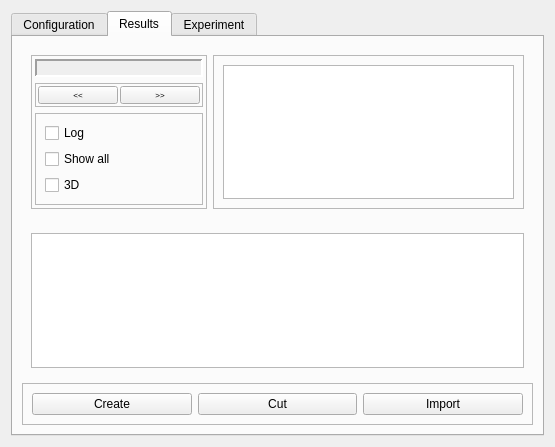
<?xml version="1.0" encoding="UTF-8"?>
<ui version="4.0">
 <class>Experiment</class>
 <widget class="QDialog" name="Experiment">
  <property name="geometry">
   <rect>
    <x>0</x>
    <y>0</y>
    <width>555</width>
    <height>447</height>
   </rect>
  </property>
  <property name="windowTitle">
   <string>Dialog</string>
  </property>
  <layout class="QHBoxLayout" name="horizontalLayout">
   <item>
    <widget class="QTabWidget" name="tabWidget">
     <property name="tabPosition">
      <enum>QTabWidget::North</enum>
     </property>
     <property name="currentIndex">
      <number>1</number>
     </property>
     <widget class="QWidget" name="config_tab">
      <attribute name="title">
       <string>Configuration</string>
      </attribute>
      <layout class="QVBoxLayout" name="verticalLayout">
       <item>
        <widget class="QFrame" name="frame">
         <property name="frameShape">
          <enum>QFrame::NoFrame</enum>
         </property>
         <property name="frameShadow">
          <enum>QFrame::Raised</enum>
         </property>
         <property name="lineWidth">
          <number>0</number>
         </property>
         <layout class="QVBoxLayout" name="verticalLayout_2">
          <item>
           <widget class="QPushButton" name="pushButton">
            <property name="text">
             <string>Import</string>
            </property>
           </widget>
          </item>
          <item>
           <widget class="QPushButton" name="pushButton_2">
            <property name="text">
             <string>Export</string>
            </property>
           </widget>
          </item>
          <item>
           <widget class="QGroupBox" name="groupBox">
            <property name="title">
             <string>Experiment properties</string>
            </property>
            <layout class="QHBoxLayout" name="horizontalLayout_3">
             <property name="leftMargin">
              <number>2</number>
             </property>
             <property name="topMargin">
              <number>2</number>
             </property>
             <property name="rightMargin">
              <number>2</number>
             </property>
             <property name="bottomMargin">
              <number>2</number>
             </property>
             <item>
              <widget class="QTableView" name="config_table"/>
             </item>
            </layout>
           </widget>
          </item>
         </layout>
        </widget>
       </item>
      </layout>
     </widget>
     <widget class="QWidget" name="results_tab">
      <attribute name="title">
       <string>Results</string>
      </attribute>
      <layout class="QVBoxLayout" name="verticalLayout_3">
       <item>
        <widget class="QFrame" name="graph_frame">
         <property name="frameShape">
          <enum>QFrame::NoFrame</enum>
         </property>
         <property name="frameShadow">
          <enum>QFrame::Raised</enum>
         </property>
         <layout class="QHBoxLayout" name="horizontalLayout_4">
          <item>
           <widget class="QFrame" name="frame_5">
            <property name="frameShape">
             <enum>QFrame::StyledPanel</enum>
            </property>
            <property name="frameShadow">
             <enum>QFrame::Raised</enum>
            </property>
            <layout class="QVBoxLayout" name="verticalLayout_6" stretch="0,3,0">
             <property name="leftMargin">
              <number>3</number>
             </property>
             <property name="topMargin">
              <number>3</number>
             </property>
             <property name="rightMargin">
              <number>3</number>
             </property>
             <property name="bottomMargin">
              <number>3</number>
             </property>
             <item>
              <widget class="QLabel" name="gen_count_label">
               <property name="enabled">
                <bool>true</bool>
               </property>
               <property name="sizePolicy">
                <sizepolicy hsizetype="Minimum" vsizetype="Minimum">
                 <horstretch>0</horstretch>
                 <verstretch>0</verstretch>
                </sizepolicy>
               </property>
               <property name="whatsThis">
                <string>Current population</string>
               </property>
               <property name="autoFillBackground">
                <bool>true</bool>
               </property>
               <property name="frameShape">
                <enum>QFrame::Panel</enum>
               </property>
               <property name="frameShadow">
                <enum>QFrame::Sunken</enum>
               </property>
               <property name="lineWidth">
                <number>2</number>
               </property>
               <property name="text">
                <string/>
               </property>
               <property name="textFormat">
                <enum>Qt::RichText</enum>
               </property>
               <property name="scaledContents">
                <bool>false</bool>
               </property>
               <property name="alignment">
                <set>Qt::AlignCenter</set>
               </property>
              </widget>
             </item>
             <item>
              <widget class="QFrame" name="frame_6">
               <property name="frameShape">
                <enum>QFrame::StyledPanel</enum>
               </property>
               <property name="frameShadow">
                <enum>QFrame::Raised</enum>
               </property>
               <layout class="QHBoxLayout" name="horizontalLayout_5">
                <property name="spacing">
                 <number>2</number>
                </property>
                <property name="leftMargin">
                 <number>2</number>
                </property>
                <property name="topMargin">
                 <number>2</number>
                </property>
                <property name="rightMargin">
                 <number>2</number>
                </property>
                <property name="bottomMargin">
                 <number>2</number>
                </property>
                <item>
                 <widget class="QPushButton" name="prev_gen_button">
                  <property name="font">
                   <font>
                    <pointsize>6</pointsize>
                   </font>
                  </property>
                  <property name="text">
                   <string>&lt;&lt;</string>
                  </property>
                  <property name="iconSize">
                   <size>
                    <width>8</width>
                    <height>8</height>
                   </size>
                  </property>
                 </widget>
                </item>
                <item>
                 <widget class="QPushButton" name="next_gen_button">
                  <property name="font">
                   <font>
                    <pointsize>6</pointsize>
                   </font>
                  </property>
                  <property name="text">
                   <string>&gt;&gt;</string>
                  </property>
                  <property name="iconSize">
                   <size>
                    <width>8</width>
                    <height>8</height>
                   </size>
                  </property>
                  <property name="autoDefault">
                   <bool>true</bool>
                  </property>
                 </widget>
                </item>
               </layout>
              </widget>
             </item>
             <item>
              <widget class="QFrame" name="frame_4">
               <property name="frameShape">
                <enum>QFrame::StyledPanel</enum>
               </property>
               <property name="frameShadow">
                <enum>QFrame::Raised</enum>
               </property>
               <layout class="QVBoxLayout" name="verticalLayout_4">
                <item>
                 <widget class="QCheckBox" name="log_check">
                  <property name="text">
                   <string>Log</string>
                  </property>
                 </widget>
                </item>
                <item>
                 <widget class="QCheckBox" name="show_all_check">
                  <property name="text">
                   <string>Show all</string>
                  </property>
                 </widget>
                </item>
                <item>
                 <widget class="QCheckBox" name="dimension_check">
                  <property name="text">
                   <string>3D</string>
                  </property>
                 </widget>
                </item>
               </layout>
              </widget>
             </item>
            </layout>
           </widget>
          </item>
          <item>
           <widget class="QFrame" name="indiv_graph_frame">
            <property name="frameShape">
             <enum>QFrame::StyledPanel</enum>
            </property>
            <property name="frameShadow">
             <enum>QFrame::Raised</enum>
            </property>
            <layout class="QHBoxLayout" name="horizontalLayout_2">
             <item>
              <widget class="QTextEdit" name="textEdit"/>
             </item>
            </layout>
           </widget>
          </item>
         </layout>
        </widget>
       </item>
       <item>
        <widget class="QFrame" name="frame_3">
         <property name="frameShape">
          <enum>QFrame::NoFrame</enum>
         </property>
         <property name="frameShadow">
          <enum>QFrame::Raised</enum>
         </property>
         <layout class="QVBoxLayout" name="verticalLayout_5">
          <item>
           <widget class="QTableView" name="db_view"/>
          </item>
         </layout>
        </widget>
       </item>
       <item>
        <widget class="QFrame" name="frame_7">
         <property name="frameShape">
          <enum>QFrame::StyledPanel</enum>
         </property>
         <property name="frameShadow">
          <enum>QFrame::Raised</enum>
         </property>
         <layout class="QHBoxLayout" name="horizontalLayout_6">
          <item>
           <widget class="QPushButton" name="pushButton_5">
            <property name="text">
             <string>Create</string>
            </property>
           </widget>
          </item>
          <item>
           <widget class="QPushButton" name="pushButton_6">
            <property name="text">
             <string>Cut</string>
            </property>
           </widget>
          </item>
          <item>
           <widget class="QPushButton" name="pushButton_7">
            <property name="text">
             <string>Import</string>
            </property>
           </widget>
          </item>
         </layout>
        </widget>
       </item>
      </layout>
     </widget>
     <widget class="QWidget" name="experiment_tab">
      <property name="layoutDirection">
       <enum>Qt::LeftToRight</enum>
      </property>
      <attribute name="title">
       <string>Experiment</string>
      </attribute>
      <layout class="QVBoxLayout" name="verticalLayout_8">
       <item>
        <widget class="QFrame" name="frame_9">
         <property name="frameShape">
          <enum>QFrame::NoFrame</enum>
         </property>
         <property name="frameShadow">
          <enum>QFrame::Raised</enum>
         </property>
         <layout class="QGridLayout" name="gridLayout_3">
          <item row="2" column="0">
           <widget class="QFrame" name="frame_12">
            <property name="frameShape">
             <enum>QFrame::StyledPanel</enum>
            </property>
            <property name="frameShadow">
             <enum>QFrame::Raised</enum>
            </property>
            <layout class="QGridLayout" name="gridLayout_4">
             <item row="0" column="0">
              <widget class="QLabel" name="label_4">
               <property name="text">
                <string>Evaluation Script:</string>
               </property>
              </widget>
             </item>
             <item row="1" column="0">
              <widget class="QLabel" name="label_3">
               <property name="text">
                <string>Preevaluation Script:</string>
               </property>
              </widget>
             </item>
             <item row="0" column="1">
              <widget class="QPushButton" name="pushButton_9">
               <property name="text">
                <string>Edit</string>
               </property>
              </widget>
             </item>
             <item row="1" column="1">
              <widget class="QPushButton" name="pushButton_10">
               <property name="text">
                <string>Edit</string>
               </property>
              </widget>
             </item>
            </layout>
           </widget>
          </item>
         </layout>
        </widget>
       </item>
       <item>
        <widget class="QFrame" name="frame_8">
         <property name="frameShape">
          <enum>QFrame::NoFrame</enum>
         </property>
         <property name="frameShadow">
          <enum>QFrame::Raised</enum>
         </property>
         <layout class="QVBoxLayout" name="verticalLayout_9">
          <item>
           <widget class="QFrame" name="frame_11">
            <property name="inputMethodHints">
             <set>Qt::ImhNone</set>
            </property>
            <property name="frameShape">
             <enum>QFrame::StyledPanel</enum>
            </property>
            <property name="frameShadow">
             <enum>QFrame::Raised</enum>
            </property>
            <layout class="QGridLayout" name="gridLayout_2">
             <item row="0" column="2">
              <widget class="QPushButton" name="test_button">
               <property name="text">
                <string>Test</string>
               </property>
              </widget>
             </item>
             <item row="0" column="0">
              <widget class="QLabel" name="label_2">
               <property name="text">
                <string>Test Individual:</string>
               </property>
              </widget>
             </item>
             <item row="0" column="1">
              <widget class="QLineEdit" name="test_edit"/>
             </item>
            </layout>
           </widget>
          </item>
          <item>
           <widget class="QFrame" name="frame_10">
            <property name="layoutDirection">
             <enum>Qt::LeftToRight</enum>
            </property>
            <property name="frameShape">
             <enum>QFrame::StyledPanel</enum>
            </property>
            <property name="frameShadow">
             <enum>QFrame::Raised</enum>
            </property>
            <layout class="QGridLayout" name="gridLayout_5">
             <item row="0" column="2">
              <widget class="QComboBox" name="from_gen_combo"/>
             </item>
             <item row="1" column="1">
              <widget class="QLabel" name="label_5">
               <property name="text">
                <string>To Generation:</string>
               </property>
               <property name="alignment">
                <set>Qt::AlignCenter</set>
               </property>
              </widget>
             </item>
             <item row="1" column="2">
              <widget class="QComboBox" name="to_gen_combo"/>
             </item>
             <item row="0" column="1">
              <widget class="QLabel" name="label_6">
               <property name="text">
                <string>From Generation:</string>
               </property>
               <property name="alignment">
                <set>Qt::AlignCenter</set>
               </property>
              </widget>
             </item>
             <item row="1" column="0">
              <widget class="QPushButton" name="start_button">
               <property name="text">
                <string>Start Experiment</string>
               </property>
              </widget>
             </item>
            </layout>
           </widget>
          </item>
         </layout>
        </widget>
       </item>
      </layout>
     </widget>
    </widget>
   </item>
  </layout>
 </widget>
 <resources/>
 <connections>
  <connection>
   <sender>Experiment</sender>
   <signal>finished(int)</signal>
   <receiver>Experiment</receiver>
   <slot>on_closed_dialog()</slot>
   <hints>
    <hint type="sourcelabel">
     <x>205</x>
     <y>158</y>
    </hint>
    <hint type="destinationlabel">
     <x>205</x>
     <y>158</y>
    </hint>
   </hints>
  </connection>
  <connection>
   <sender>start_button</sender>
   <signal>clicked()</signal>
   <receiver>Experiment</receiver>
   <slot>on_start_button_clicked()</slot>
   <hints>
    <hint type="sourcelabel">
     <x>205</x>
     <y>267</y>
    </hint>
    <hint type="destinationlabel">
     <x>205</x>
     <y>158</y>
    </hint>
   </hints>
  </connection>
  <connection>
   <sender>next_gen_button</sender>
   <signal>clicked()</signal>
   <receiver>Experiment</receiver>
   <slot>on_next_gen_button_clicked()</slot>
   <hints>
    <hint type="sourcelabel">
     <x>157</x>
     <y>92</y>
    </hint>
    <hint type="destinationlabel">
     <x>277</x>
     <y>223</y>
    </hint>
   </hints>
  </connection>
  <connection>
   <sender>prev_gen_button</sender>
   <signal>clicked()</signal>
   <receiver>Experiment</receiver>
   <slot>on_prev_gen_button_clicked()</slot>
   <hints>
    <hint type="sourcelabel">
     <x>75</x>
     <y>92</y>
    </hint>
    <hint type="destinationlabel">
     <x>277</x>
     <y>223</y>
    </hint>
   </hints>
  </connection>
  <connection>
   <sender>show_all_check</sender>
   <signal>clicked()</signal>
   <receiver>Experiment</receiver>
   <slot>on_show_all_check_clicked()</slot>
   <hints>
    <hint type="sourcelabel">
     <x>448</x>
     <y>98</y>
    </hint>
    <hint type="destinationlabel">
     <x>277</x>
     <y>223</y>
    </hint>
   </hints>
  </connection>
  <connection>
   <sender>log_check</sender>
   <signal>clicked()</signal>
   <receiver>Experiment</receiver>
   <slot>on_log_check_clicked()</slot>
   <hints>
    <hint type="sourcelabel">
     <x>448</x>
     <y>72</y>
    </hint>
    <hint type="destinationlabel">
     <x>277</x>
     <y>223</y>
    </hint>
   </hints>
  </connection>
  <connection>
   <sender>dimension_check</sender>
   <signal>clicked()</signal>
   <receiver>Experiment</receiver>
   <slot>on_dimension_check_clicked()</slot>
   <hints>
    <hint type="sourcelabel">
     <x>448</x>
     <y>124</y>
    </hint>
    <hint type="destinationlabel">
     <x>277</x>
     <y>223</y>
    </hint>
   </hints>
  </connection>
 </connections>
 <slots>
  <slot>on_closed_dialog()</slot>
  <slot>on_start_button_clicked()</slot>
  <slot>on_next_gen_button_clicked()</slot>
  <slot>on_prev_gen_button_clicked()</slot>
  <slot>on_indiv_options_graph_changed()</slot>
  <slot>on_log_check_clicked()</slot>
  <slot>on_show_all_check_clicked()</slot>
  <slot>on_dimension_check_clicked()</slot>
 </slots>
</ui>
